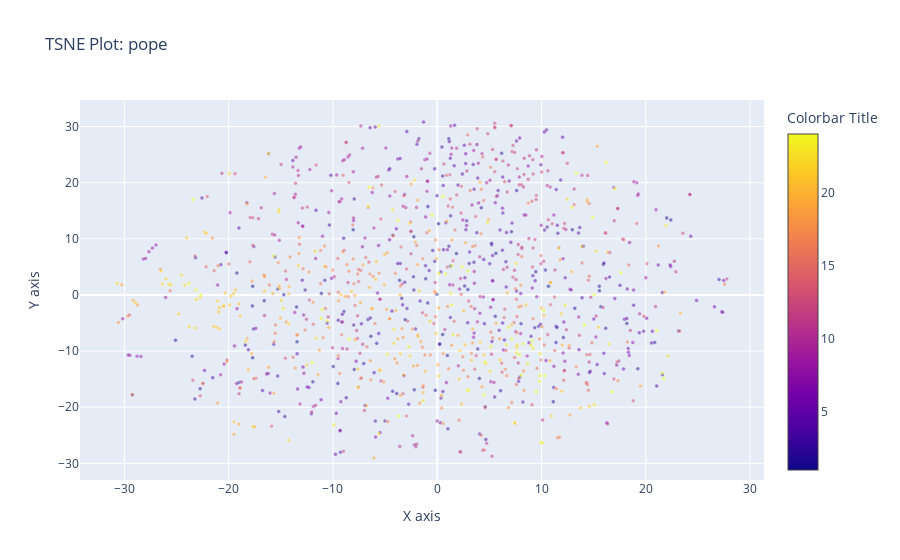
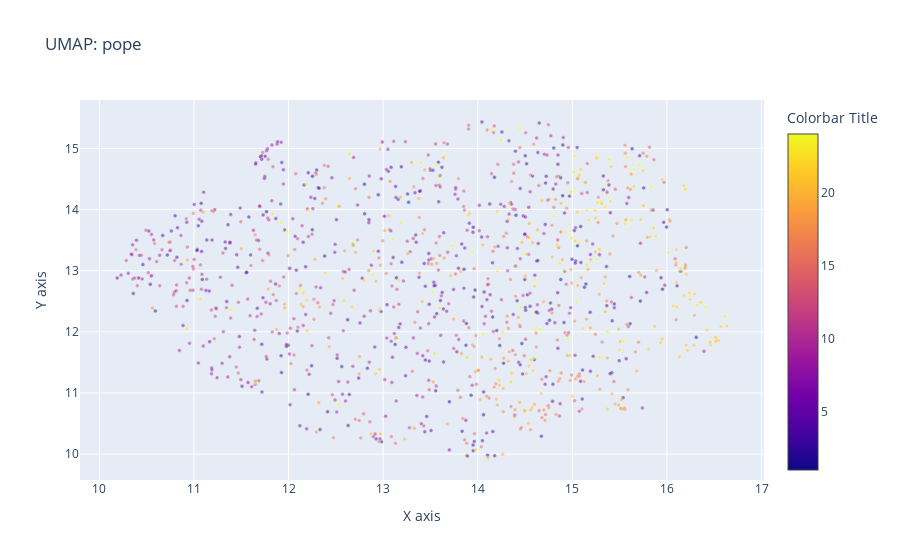

These figures' notebook cell, in order:
### Code cell
title='pope'

tsne_plot(df_processed[title],title=title)
umap_plot(df_processed[title],title=title)
dub_heat_matrix=heatmap_plot(df_processed[title],title=title)

### Figure 1 — Plotly figure (JSON) as saved in the notebook; plotly's stock layout.template omitted (floating-point values rounded to 4 significant figures; data arrays with more than 128 entries replaced by an {"elided": "..."} marker saying what was removed)
{"data": [{"hoverinfo": "text", "marker": {"color": {"elided": "1109 int values"}, "colorbar": {"title": {"text": "Colorbar Title"}}, "line": {"color": "white", "width": 0.5}, "opacity": 0.5, "size": 4}, "mode": "markers", "text": {"elided": "1109 int values"}, "type": "scatter", "x": {"elided": "1109 float values"}, "y": {"elided": "1109 float values"}}], "layout": {"autosize": true, "hovermode": "closest", "title": {"text": "TSNE Plot: pope"}, "xaxis": {"autorange": true, "range": [-34.34, 31.42], "title": {"text": "X axis"}, "type": "linear"}, "yaxis": {"autorange": true, "range": [-33.65, 35.42], "title": {"text": "Y axis"}, "type": "linear"}}}

### Figure 2 — Plotly figure (JSON) as saved in the notebook; plotly's stock layout.template omitted (floating-point values rounded to 4 significant figures; data arrays with more than 128 entries replaced by an {"elided": "..."} marker saying what was removed)
{"data": [{"hoverinfo": "text", "marker": {"color": {"elided": "1109 int values"}, "colorbar": {"title": {"text": "Colorbar Title"}}, "line": {"color": "white", "width": 0.5}, "opacity": 0.5, "size": 4}, "mode": "markers", "text": {"elided": "1109 int values"}, "type": "scatter", "x": {"elided": "1109 float values"}, "y": {"elided": "1109 float values"}}], "layout": {"autosize": true, "hovermode": "closest", "title": {"text": "UMAP: pope"}, "xaxis": {"autorange": true, "range": [9.786, 17.04], "title": {"text": "X axis"}, "type": "linear"}, "yaxis": {"autorange": true, "range": [9.514, 15.85], "title": {"text": "Y axis"}, "type": "linear"}}}
